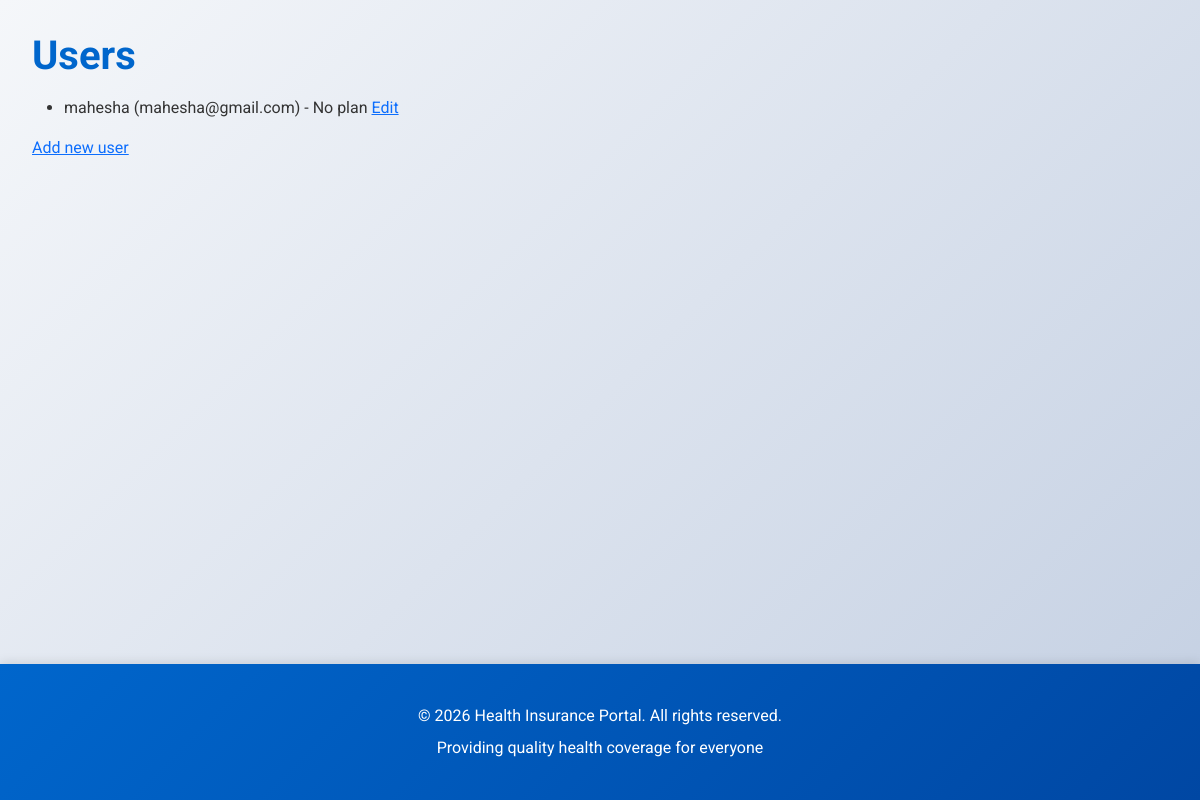
Page /profiles/ on the earlier database version.
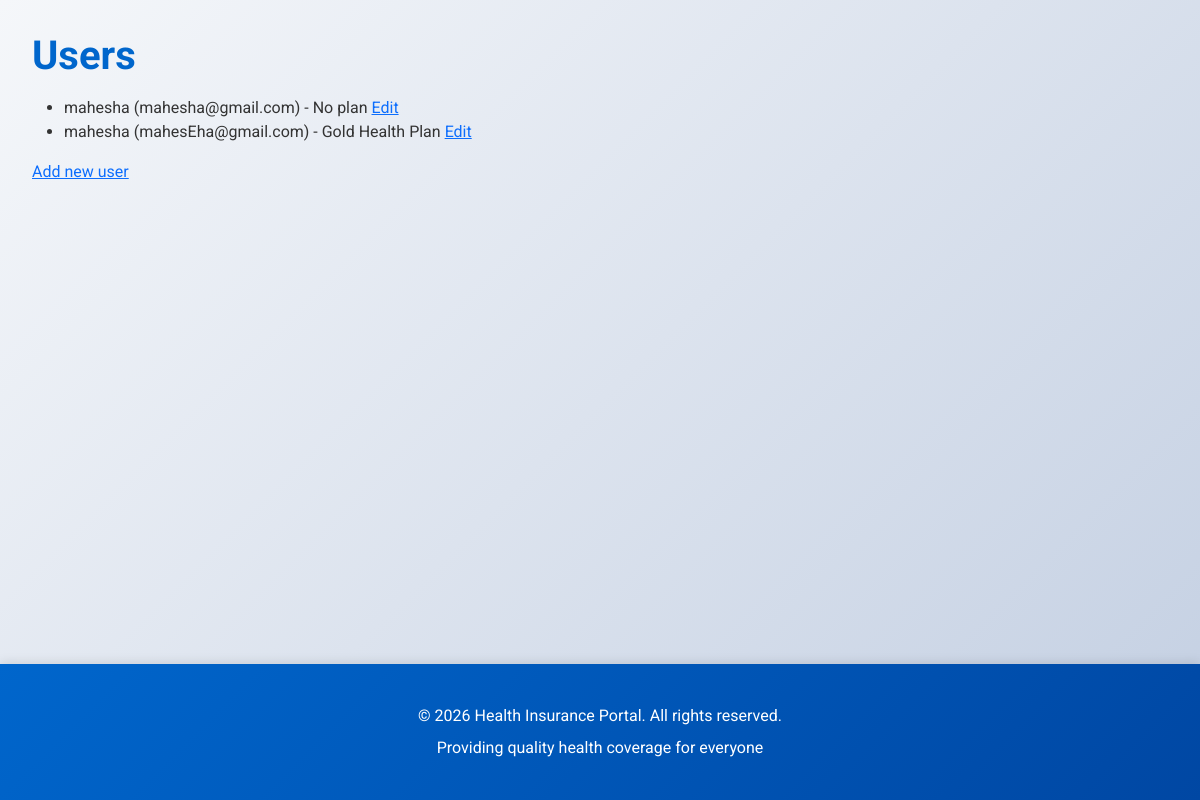
Same page on the later database version.
### insurance/models.py (models this page shows, shortened)
class UserProfile(models.Model):
    name = models.CharField(max_length=200)
    email = models.EmailField(unique=True)
    phone = models.CharField(max_length=20, blank=True)
    age = models.PositiveIntegerField()
    address = models.TextField(blank=True)
    selected_plan = models.ForeignKey(
        InsurancePlan, on_delete=models.SET_NULL, null=True, blank=True,
        related_name='subscribers'
    )
    created_at = models.DateTimeField(auto_now_add=True)
    updated_at = models.DateTimeField(auto_now=True)

class InsurancePlan(models.Model):
    PLAN_TYPE_CHOICES = [
        ('basic', 'Basic'),
        ('silver', 'Silver'),
        ('standard', 'Standard'),
        ('diamond', 'Diamond'),
        ('premium', 'Premium'),
    ]
    BILLING_FREQUENCY_CHOICES = [
        ('monthly', 'Monthly'),
        ('yearly', 'Yearly'),
    ]
    name = models.CharField(max_length=200)
    plan_type = models.CharField(max_length=20, choices=PLAN_TYPE_CHOICES)
    coverage_amount = models.DecimalField(max_digits=12, decimal_places=2)
    monthly_premium = models.DecimalField(max_digits=10, decimal_places=2)
    billing_frequency = models.CharField(max_length=20, choices=BILLING_FREQUENCY_CHOICES, default='monthly')
    description = models.TextField()
    features = models.TextField(help_text="Comma-separated list of features")
    is_active = models.BooleanField(default=True)
    created_at = models.DateTimeField(auto_now_add=True)
    class Meta:
        ordering = ['monthly_premium']

### insurance/views.py (the view)
# urls.py: path('profiles/', views.user_profile_list, name='user_profile_list'),
def user_profile_list(request):
    profiles = UserProfile.objects.select_related('selected_plan').all()
    return render(request, 'insurance/user_profile_list.html', {
        'profiles': profiles
    })

### insurance/templates/insurance/user_profile_list.html (shortened to what this page needs)
{% extends 'insurance/base.html' %}
{% block content %}
<h1>Users</h1>
<ul>
{% for p in profiles %}
    <li>{{ p.name }} ({{ p.email }}) - {% if p.selected_plan %}{{ p.selected_plan.name }}{% else %}No plan{% endif %} <a href="{% url 'insurance:user_profile_edit' p.pk %}">Edit</a></li>
{% empty %}
    <li>No users.</li>
{% endfor %}
</ul>
<a href="{% url 'insurance:user_profile_create' %}">Add new user</a>
{% endblock %}

Differences in the rows shown:
added UserProfile: name "mahesha", email "mahesEha@gmail.com", selected_plan.name "Gold Health Plan"
